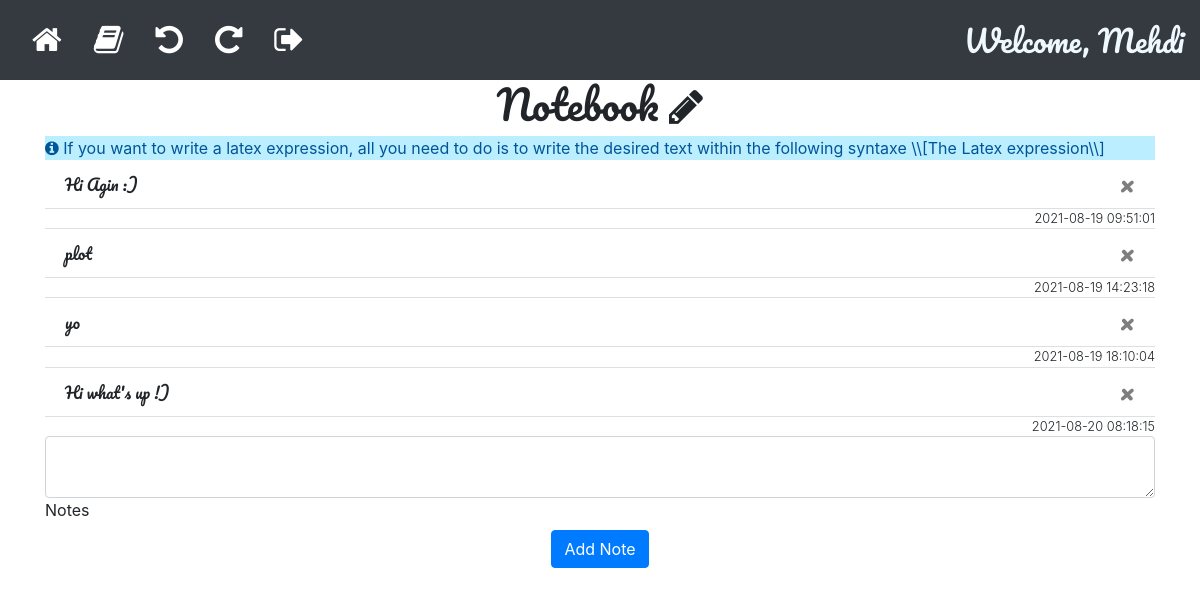
The app's page /Notebook (signed in), older data.
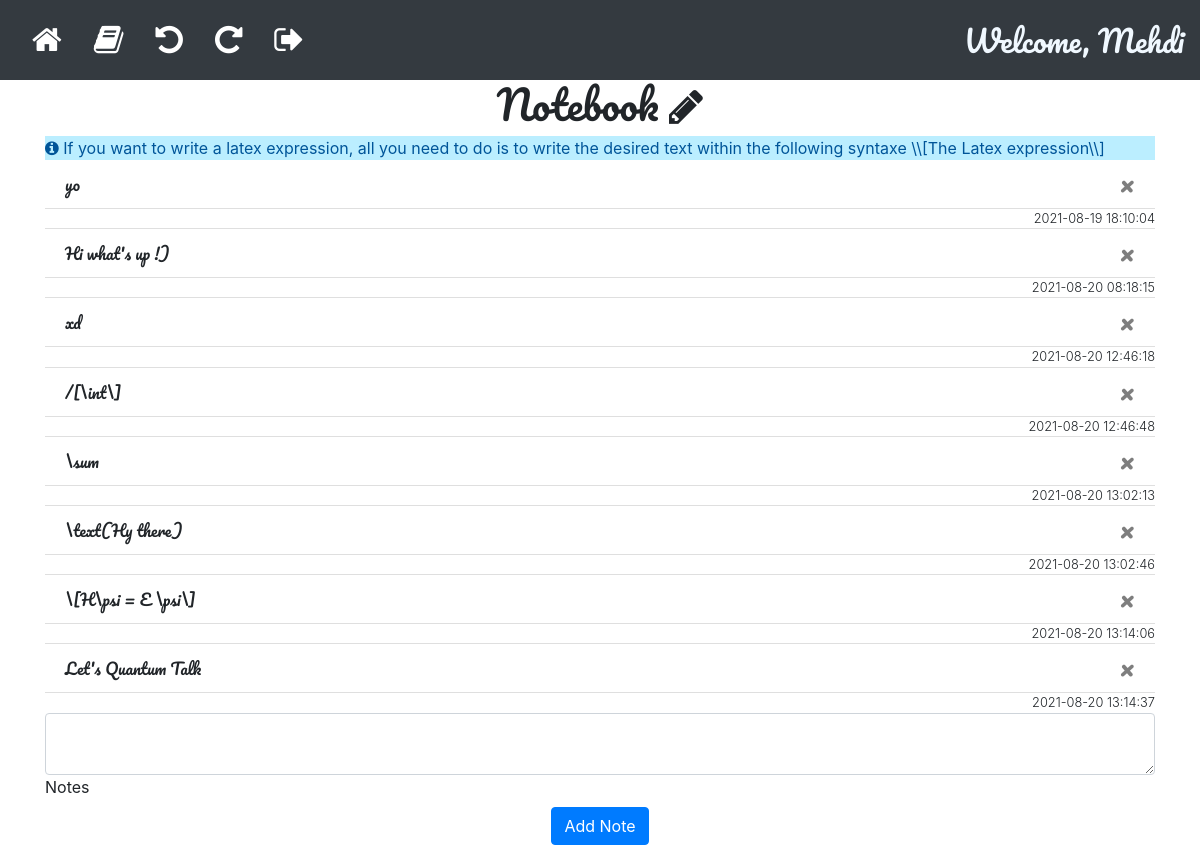
The same page, newer data.
### app/models.py (models this page shows)
class User(db.Model, UserMixin):
    id = db.Column(db.Integer, primary_key=True)
    email = db.Column(db.String(150), unique=True)
    password = db.Column(db.String(150))
    first_name = db.Column(db.String(150))
    notes = db.relationship('Note')

class Note(db.Model):
    id = db.Column(db.Integer, primary_key=True)
    data = db.Column(db.String(10000))
    date = db.Column(db.DateTime(timezone=True), default=func.now())
    user_id = db.Column(db.Integer, db.ForeignKey('user.id'))

### app/views.py (the view, shortened to what this page needs)
@views.route('/Notebook', methods=['GET', 'POST'])
@login_required
def Notebook():
    return render_template("Notebook.html", user=current_user)

### app/__init__.py (called while the page is built)
def create_app():
    app = Flask(__name__, static_folder='static', template_folder='templates')
    app.config['SECRET_KEY'] = 'aaaaaaaaaaaaaaaaaaaaaaaaaaaaaaaaaaa'
    app.config['SQLALCHEMY_DATABASE_URI'] = f'sqlite:///{DB_NAME}'
    db.init_app(app)
    from .views import views
    from .auth import auth
    app.register_blueprint(views, url_prefix='/')
    app.register_blueprint(auth, url_prefix='/')
    from .models import User, Note
    create_database(app)
    login_manager = LoginManager()
    login_manager.login_view = 'auth.login'
    login_manager.init_app(app)
    @login_manager.user_loader
    def load_user(id):
        return User.query.get(int(id))
    return app

### app/templates/Notebook.html (shortened to what this page needs)
{% extends "base.html" %}
        {%block username %}Welcome, {{user.first_name}} {%endblock%}
        {% block content%}
        <h1 align="center" style="font-family:pacifico;">Notebook
            <i class="fa fa-pencil" aria-hidden="true" title="What's up?"> </i>
        </h1>
        <div class="info-msg">
            <i class="fa fa-info-circle"></i>
            If you want to write a latex expression, all you need to do is to write the desired text within the following
            syntaxe \\[The Latex expression\\]
        </div>
            <ul class="list-group list-group-flush" id="notes">
                {% for note in user.notes %}
                <li style="font-family:pacifico;" class="list-group-item">
                    {{ note.data }}
                    <button type="button" class="close" onClick="deleteNote({{ note.id }})">
                        <span aria-hidden="true">&times;</span>
                    </button>
                </li>
                <small class="font-weight-light text-right">{{ note.date }}</small>
                {% endfor %}
            </ul>
        <form method="POST" enctype="multipart/form-data" >
            <div class="form-outline">
                <textarea  style="font-family:pacifico;" name="note" id="note" class="form-control" ></textarea>
                <label class="form-label" for="note">Notes</label>
            </div>
            <div align="center">
                <button type="submit" class="btn btn-primary">Add Note</button>
            </div>
        </form>
        {% endblock %}

### app/templates/base.html (shortened to what this page needs)
<!DOCTYPE html>
<html>
  <head>
    <link
      rel="stylesheet"
      href="https://stackpath.bootstrapcdn.com/bootstrap/4.4.1/css/bootstrap.min.css"
    />
    <link
      rel="stylesheet"
      href="https://stackpath.bootstrapcdn.com/font-awesome/4.7.0/css/font-awesome.min.css"
    />
    <link
      rel="stylesheet"
      href="https://static.gabia.com/gtris/gashboard.css"
    />
    <link
      type="text/css"
      rel="stylesheet"
      href="{{ url_for('static', filename='/CSS/Math.css') }}"
    />
    <link
      type="text/css"
      rel="stylesheet"
      href="{{ url_for('static', filename='/CSS/base_.css') }}"
    />
  </head>
  <body>
    <nav class="navbar navbar-expand-lg navbar-dark bg-dark">
      <div class="collapse navbar-collapse" id="navbar">
        <div class="navbar-nav">
          {% if user.is_authenticated %}
              <a style="display: block;"class="nav-item nav-link" id="home" href="/">
                <i style="color: white;font-size: 2em;"class='nav-item nav-link fa fa-home' title="Home page"></i>
              </a>
              <a class="nav-item nav-link" id="tools" href="/tools" >
                <i style="color: white;font-size: 2em;"class='nav-item nav-link fa fa-book' title="Tools page"></i>
              </a>
              <a class="nav-item nav-link" id="tools" onclick="history.back()">
                <i style="color: white;font-size: 2em;"class='nav-item nav-link fa fa-undo' title="move backward"></i>
              </a>
              <a class="nav-item nav-link" id="tools" onclick="history.go(1)" >
                <i style="color: white;font-size: 2em;"class='nav-item nav-link fa fa-repeat' title="move forward"></i>
              </a>
              <a class="nav-item nav-link" id="logout" href="/logout">
                <i style="color: white;font-size: 2em;"class="nav-item nav-link fa fa-sign-out" aria-hidden="true" title="Logout"></i>
              </a>
            {% else %}
              <a class="nav-item nav-link" id="login" href="/login">Login</a>
              <a class="nav-item nav-link" id="signUp" href="/sign-up">SignUp</a>
            {% endif %}
        </div>
      </div>
        <div class="navbar-collapse collapse w-100 order-3 dual-collapse2">
            <ul class="navbar-nav ml-auto">
                <li class="nav-item">
                    <span style="font-family:pacifico;font-size:30px;color: aliceblue;" >{%block username %}{%endblock%}</span>
                </li>
            </ul>
        </div>
    </nav>
    <div class="container">{% block content %} {% endblock %}</div>
  </body>
</html>

### app/static/CSS/Math.css (style rules this page uses)
.info-msg { color: #059; background-color: #BEF; }

Row changes from the older to the newer data that the page shows:
removed Note: data "Hi Agin :)", date "2021-08-19 09:51:01"
removed Note: data "plot", date "2021-08-19 14:23:18"
added Note: data "xd", date "2021-08-20 12:46:18"
added Note: data "/[\\int\\]", date "2021-08-20 12:46:48"
added Note: data "\\sum", date "2021-08-20 13:02:13"
added Note: data "\\text(Hy there)", date "2021-08-20 13:02:46"
added Note: data "\\[H\\psi = E \\psi\\]", date "2021-08-20 13:14:06"
added Note: data "Let's Quantum Talk", date "2021-08-20 13:14:37"
